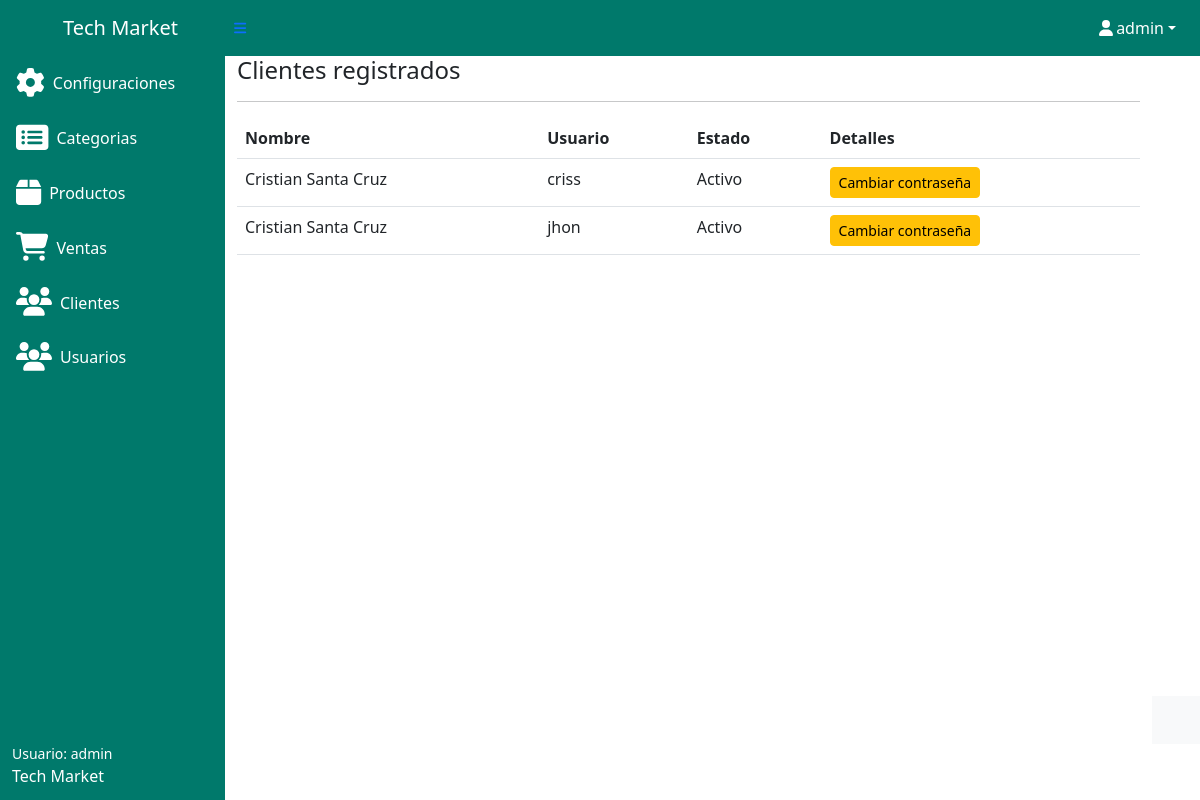
/admin/usuarios/index.php (signed in), run on the app's committed database.
### tables this page shows
CREATE TABLE `usuarios` (
  `id` int(11) NOT NULL,
  `usuario` varchar(30) NOT NULL,
  `password` varchar(120) NOT NULL,
  `activacion` int(11) NOT NULL DEFAULT 1,
  `token` varchar(40) NOT NULL,
  `token_password` varchar(40) DEFAULT NULL,
  `password_request` int(11) NOT NULL DEFAULT 0,
  `id_cliente` int(11) NOT NULL
);

### admin/usuarios/index.php (the view, shortened to what this page needs)
<?php
$db = new Database();
$con = $db->conectar();
$sql = "SELECT usuarios.id, CONCAT(clientes.nombres, ' ', clientes.apellidos) as cliente, usuarios.usuario,
usuarios.activacion,
CASE
    WHEN usuarios.activacion = 1 THEN 'Activo'
    WHEN usuarios.activacion = 0 THEN 'No activado'
    ELSE 'Deshabilitado'
END AS estatus
FROM usuarios INNER JOIN clientes ON usuarios.id_cliente = clientes.id;
";
$resultado = $con->query($sql);
require_once '../header.php';
?>
<main>
    <div class="container">
        <h4>Clientes registrados</h4>
        <hr>
        <table id="clientes" class="table">
            <thead>
                <tr>
                    <th>Nombre</th>
                    <th>Usuario</th>
                    <th>Estado</th>
                    <th>Detalles</th>
                </tr>
            </thead>
            <tbody>
                <?php while ($row = $resultado->fetch(PDO::FETCH_ASSOC)) { ?>
                    <tr>
                        <td><?php echo $row['cliente'] ?></td>
                        <td><?php echo $row['usuario'] ?></td>
                        <td><?php echo $row['estatus'] ?></td>
                        <td>
                            <a href="cambiar_password.php?user_id=<?php echo $row['id'] ?>" class="btn btn-warning btn-sm">Cambiar contraseña</a>
                        </td>
                    </tr>
                <?php } ?>
            </tbody>
        </table>
    </div>
</main>
<?php include '../footer.php';?>

### data on the page
usuarios: cliente "Cristian Santa Cruz", usuario "criss", estatus "Activo"
usuarios: cliente "Cristian Santa Cruz", usuario "jhon", estatus "Activo"

### other printed values
$_SESSION['user_name'] "admin"
